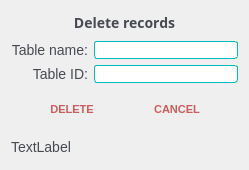
<?xml version="1.0" encoding="UTF-8"?>
<ui version="4.0">
 <class>form_del</class>
 <widget class="QDialog" name="form_del">
  <property name="geometry">
   <rect>
    <x>0</x>
    <y>0</y>
    <width>249</width>
    <height>170</height>
   </rect>
  </property>
  <property name="windowTitle">
   <string>Dialog</string>
  </property>
  <property name="styleSheet">
   <string notr="true">QPushButton{
	height: 40px;
	font-family: 'Montserrat', sans-serif;
	font-size: 11px;
	text-transform: uppercase;
	font-weight: 600;
	color: rgb(205, 92, 92);
	background-color: rgba(255, 255, 255, 0);
	border: none;
}

QPushButton:hover{
	height: 75px;
	border: 1px solid rgba(205, 92, 92, 1) ;
	border-radius: 5px;
	font-family: 'Montserrat', sans-serif;
	font-size: 11px;
	text-transform: uppercase;
	font-weight: 600;
	color: rgb(205, 92, 92);
	background-color: rgba(255, 255, 255, 0);
}

QPushButton:pressed{
	background-color: rgba(205, 92, 92, 1);
	color: white;
	border:2px solid;
	border: 1px solid rgba(205, 92, 92, 1) ;
	border-radius: 5px;
	font-family: 'Montserrat', sans-serif;

}

QLabel{
	font-family: 'Montserrat', sans-serif;
	font-size: 14px;
	color: rgb(71, 74, 81);
}

QLineEdit{
	border: 1px solid rgb(0, 188, 188);
	border-radius: 3px;
}

QComboBox{
	border: 1px solid rgb(0, 188, 188);
	border-radius: 3px;
}

 QComboBox::down-arrow {
	background-color: white;
	border: none;
 }

QComboBox::drop-down {
    subcontrol-origin: margin;
	border: none;
 }
</string>
  </property>
  <layout class="QVBoxLayout" name="verticalLayout">
   <item>
    <widget class="QLabel" name="label_4">
     <property name="font">
      <font>
       <family>Montserrat</family>
       <pointsize>-1</pointsize>
       <weight>75</weight>
       <bold>true</bold>
      </font>
     </property>
     <property name="text">
      <string>Delete records</string>
     </property>
     <property name="alignment">
      <set>Qt::AlignCenter</set>
     </property>
     <property name="wordWrap">
      <bool>true</bool>
     </property>
    </widget>
   </item>
   <item>
    <layout class="QFormLayout" name="formLayout">
     <property name="labelAlignment">
      <set>Qt::AlignRight|Qt::AlignTrailing|Qt::AlignVCenter</set>
     </property>
     <item row="0" column="0">
      <widget class="QLabel" name="label">
       <property name="text">
        <string>Table name:</string>
       </property>
       <property name="alignment">
        <set>Qt::AlignRight|Qt::AlignTrailing|Qt::AlignVCenter</set>
       </property>
      </widget>
     </item>
     <item row="0" column="1">
      <widget class="QComboBox" name="comboBox"/>
     </item>
     <item row="1" column="0">
      <widget class="QLabel" name="label_2">
       <property name="text">
        <string>Table ID:</string>
       </property>
       <property name="alignment">
        <set>Qt::AlignRight|Qt::AlignTrailing|Qt::AlignVCenter</set>
       </property>
       <property name="margin">
        <number>0</number>
       </property>
      </widget>
     </item>
     <item row="1" column="1">
      <widget class="QLineEdit" name="lineEdit"/>
     </item>
    </layout>
   </item>
   <item>
    <layout class="QHBoxLayout" name="horizontalLayout">
     <property name="spacing">
      <number>5</number>
     </property>
     <property name="leftMargin">
      <number>11</number>
     </property>
     <property name="topMargin">
      <number>0</number>
     </property>
     <property name="rightMargin">
      <number>11</number>
     </property>
     <item>
      <widget class="QPushButton" name="but_del">
       <property name="text">
        <string>DELETE</string>
       </property>
      </widget>
     </item>
     <item>
      <widget class="QPushButton" name="but_can_2">
       <property name="text">
        <string>CANCEL</string>
       </property>
      </widget>
     </item>
    </layout>
   </item>
   <item>
    <widget class="QLabel" name="statusLabel">
     <property name="text">
      <string>TextLabel</string>
     </property>
    </widget>
   </item>
  </layout>
 </widget>
 <resources/>
 <connections/>
</ui>
